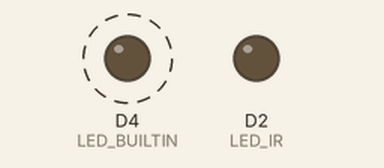
This program was run on a simulated ESP8266 (NodeMCU). Parts: output pins drawn as LEDs (lit = HIGH, except the on-board LED, lit = LOW). Dashed ring = blinking.

Above: at 0.11 s.
Timing chart, 0 to 3.0 s (numbered marks = the images above):
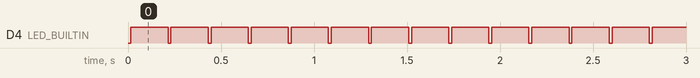

The program:

main.cpp
```cpp
#include "Arduino.h"

#define LED_IR D2
#define CARRIER_FREQUENCY 455000

void ir_pulse(int length) {
#ifdef CARRIER_FREQUENCY
	// 50% duty cycle.
	analogWrite(LED_IR, 1);
	delayMicroseconds(length);
	analogWrite(LED_IR, 0);
#else
	digitalWrite(LED_IR, HIGH);
	delayMicroseconds(length);
	digitalWrite(LED_IR, LOW);
#endif
}

void ir_space(int length) {
	delayMicroseconds(length);
}

void ir_zero() {
	ir_pulse(30);
	ir_space(650);
}

void ir_one() {
	ir_pulse(30);
	ir_space(830);
}

void ir_header() {
	ir_pulse(30);
	ir_space(1000);
}

void ir_post() {
	ir_pulse(30);
	ir_space(460);
}

void ir_byte(char b) {
	for (int i = 0; i < 8; ++i) {
		if (b & 0b10000000) {
			ir_one();
		} else {
			ir_zero();
		}
		b = b << 1;
	}
}

void setup() {
	pinMode(LED_BUILTIN, OUTPUT);
	pinMode(LED_IR, OUTPUT);
#ifdef CARRIER_FREQUENCY
	analogWriteFreq(CARRIER_FREQUENCY);
	analogWriteRange(2);
#endif
}

// https://sourceforge.net/p/lirc/mailman/lirc-list/thread/trinity-e7cf0040-4ca4-4304-95a6-510d69ba1c92-1521283664810%403c-app-gmx-bs47/#msg36265158
#define KEY_OFF 0x0D
#define KEY_1   0x86
#define KEY_2   0x95
#define KEY_3   0xA0
#define KEY_4   0xB3
#define KEY_5   0xCA
#define KEY_6   0xD9
#define KEY_7   0xEC
#define KEY_8   0xFF

void loop() {
	digitalWrite(LED_BUILTIN, LOW);

	ir_header();
	ir_byte(0xB8);
	ir_byte(KEY_8);
	ir_post();
	ir_zero();

	digitalWrite(LED_BUILTIN, HIGH);
	delay(200);
}
```

Measured:
- by itself, D4 (LED_BUILTIN): alternates HIGH for 0.20 s and LOW for 0.02 s
